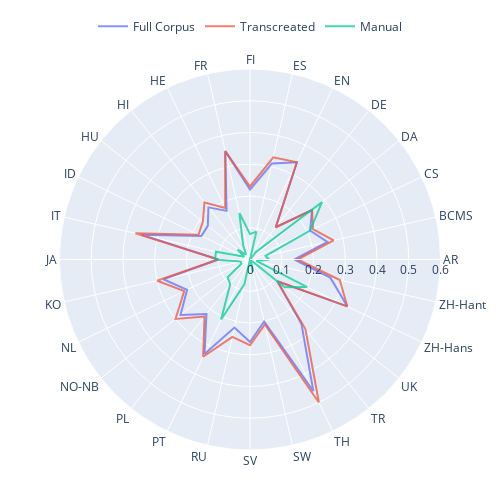

Notebook cell for this chart:
### Code cell
# These will form the points on the circle
categories = block_rate.index.tolist()
categories.append(categories[0]) 

fig = go.Figure()
# increase figure size
fig.update_layout(
    autosize=False,
    width=500,
    height=500,
    margin=dict(
        l=50,
        r=50,
        b=50,
        t=50,
        pad=1
    )
)

# these will form the rings inside
for col in block_rate.columns:
    values = block_rate[col].tolist()
    values.append(values[0])
    fig.add_trace(go.Scatterpolar(
        r=values,
        theta=categories,
        name=SUBSET_MAP[col],
        opacity=0.75
    ))

fig.update_layout(
  polar=dict(
    radialaxis=dict(
      visible=True,
      range=[0,0.6]
    )),
  showlegend=True
)

# set the legend at the bottom with 4 columns
fig.update_layout(legend=dict(
    orientation="h",
    yanchor="top",
    xanchor="center",
    x=0.5,
    y=1.15,
))

# fig.update_layout(
#     title=dict(
#         text="FLORES Toxicity-200 Block Rate (Toxic Prompts)",
#         font=dict(size=14),
#         y=0.9,  # Adjust the vertical position of the title
#         x=0.5,  # Center the title horizontally
#         xanchor='center',
#         yanchor='top'
#     )
# )

# plt.tight_layout()

### Figure 1 — Plotly figure (JSON) as saved in the notebook; plotly's stock layout.template omitted (floating-point values rounded to 4 significant figures)
{"data": [{"name": "Full Corpus", "opacity": 0.75, "r": [0.14, 0.25, 0.21, 0.25, 0.13, 0.34, 0.31, 0.22, 0.35, 0.17, 0.21, 0.17, 0.17, 0.35, 0.1, 0.28, 0.22, 0.28, 0.22, 0.33, 0.22, 0.26, 0.2, 0.46, 0.26, 0.11, 0.34, 0.26, 0.14], "theta": ["AR", "BCMS", "CS", "DA", "DE", "EN", "ES", "FI", "FR", "HE", "HI", "HU", "ID", "IT", "JA", "KO", "NL", "NO-NB", "PL", "PT", "RU", "SV", "SW", "TH", "TR", "UK", "ZH-Hans", "ZH-Hant", "AR"], "type": "scatterpolar"}, {"name": "Transcreated", "opacity": 0.75, "r": [0.15, 0.27, 0.22, 0.25, 0.13, 0.34, 0.33, 0.23, 0.35, 0.18, 0.23, 0.19, 0.18, 0.37, 0.1, 0.3, 0.23, 0.3, 0.23, 0.34, 0.25, 0.27, 0.21, 0.5, 0.28, 0.11, 0.34, 0.29, 0.15], "theta": ["AR", "BCMS", "CS", "DA", "DE", "EN", "ES", "FI", "FR", "HE", "HI", "HU", "ID", "IT", "JA", "KO", "NL", "NO-NB", "PL", "PT", "RU", "SV", "SW", "TH", "TR", "UK", "ZH-Hans", "ZH-Hant", "AR"], "type": "scatterpolar"}, {"name": "Manual", "opacity": 0.75, "r": [0.06, 0.05, 0.21, 0.29, 0.03, 0, 0.09, 0.08, 0.15, 0.05, 0.02, 0.05, 0.02, 0.11, 0.11, 0.03, 0.03, 0.09, 0.1, 0.21, 0.08, 0, 0.04, 0.01, 0, 0.14, 0.2, 0.02, 0.06], "theta": ["AR", "BCMS", "CS", "DA", "DE", "EN", "ES", "FI", "FR", "HE", "HI", "HU", "ID", "IT", "JA", "KO", "NL", "NO-NB", "PL", "PT", "RU", "SV", "SW", "TH", "TR", "UK", "ZH-Hans", "ZH-Hant", "AR"], "type": "scatterpolar"}], "layout": {"autosize": false, "height": 500, "legend": {"orientation": "h", "x": 0.5, "xanchor": "center", "y": 1.15, "yanchor": "top"}, "margin": {"b": 50, "l": 50, "pad": 1, "r": 50, "t": 50}, "polar": {"radialaxis": {"range": [0, 0.6], "visible": true}}, "showlegend": true, "width": 500}}
